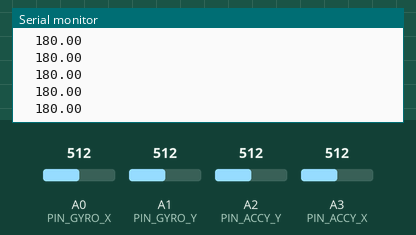
Bench run of a sketch on a simulated Arduino Mega 2560, built with avr-gcc and run on an emulated ATmega2560. Shown: the last lines printed to the serial monitor. The inputs (shaded band) are chosen by the test bench; at power-on: A1 (PIN_GYRO_Y) = 512, A3 (PIN_ACCY_X) = 512, A2 (PIN_ACCY_Y) = 512, A0 (PIN_GYRO_X) = 512.

Above: at 1.6 s.
1.7 s: A1 (PIN_GYRO_Y) set to 716
At 2.6 s:
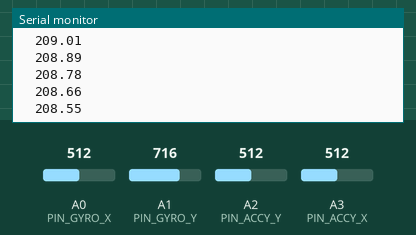
3.2 s: A3 (PIN_ACCY_X) set to 716
At 4.2 s:
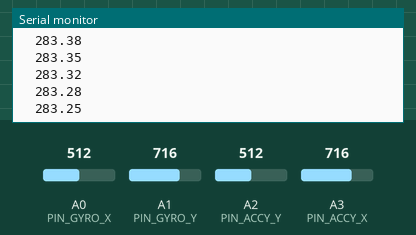
4.7 s: A2 (PIN_ACCY_Y) set to 716
At 5.6 s:
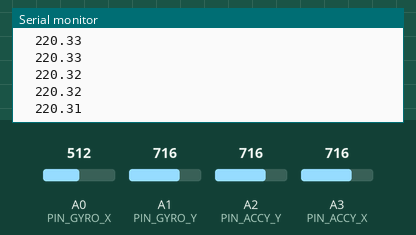
6.2 s: A1 (PIN_GYRO_Y) set to 992
At 7.2 s:
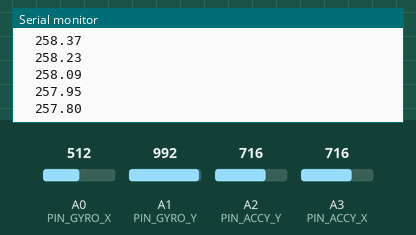
7.7 s: A2 (PIN_ACCY_Y) set to 992
Timing chart, 0 to 8.3 s (numbered marks = the images above; inputs shaded):
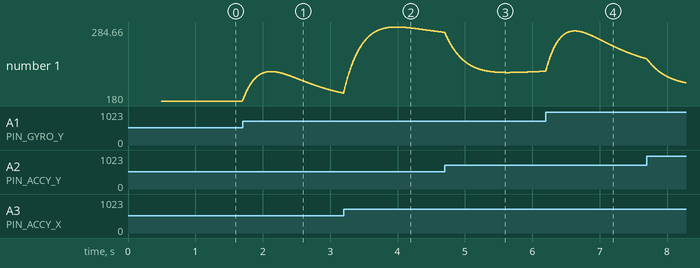

The sketch:

gyro_acceleration_sample.ino
```cpp
#include <Kalman.h> // Source: https://github.com/TKJElectronics/KalmanFilter

//ジャイロセンサーのPIN設定
static const int PIN_GYRO_X = A0;  // X AXIS ROTATION V of ENC-03R
static const int PIN_GYRO_Y = A1;  // Y AXIS ROTATION V of ENC-03R
//加速度センサーのPIN設定(x,yに注意)
static const int PIN_ACCY_X = A3;  // accelaration Y of KXR94-2050 (rotated left 90 degree on Breadboard)
static const int PIN_ACCY_Y = A2;  // accelaration X of KXR94-2050 (rotated left 90 degree on Breadboard)
//static const int PIN_ACCY_Z = A4;  // accelaration Z of KXR94-2050
static const int PIN_ACCY_Z = 34;  // accelaration Z of KXR94-2050

Kalman kalmanX; // Create the Kalman instances
Kalman kalmanY;

/* IMU Data */
//ジャイロセンサー
double gyroX, gyroY;
double gyroX_mean, gyroY_mean;  //平均値
double gyroXrate, gyroYrate;

//加速度センサー
int accX, accY, accZ;
double accX_mean, accY_mean, accZ_mean;  //平均値

//計算結果
double accXangle, accYangle; // Angle calculate using the accelerometer
double gyroXangle, gyroYangle; // Angle calculate using the gyro
double compAngleX, compAngleY; // Calculate the angle using a complementary filter
double kalAngleX, kalAngleY; // Calculate the angle using a Kalman filter

//時間
uint32_t bef_timer;
uint32_t now_timer;
double dt;

//accXangle,accYangleをセットする
void SetAccAngle() {
  accX = analogRead(PIN_ACCY_X) - accX_mean;
  accY = analogRead(PIN_ACCY_Y) - accY_mean;
  accZ = analogRead(PIN_ACCY_Z) - accZ_mean;
  // atan2 outputs the value of -π to π (radians) - see http://en.wikipedia.org/wiki/Atan2
  // We then convert it to 0 to 2π and then from radians to degrees
  accYangle = (atan2(accX, accZ) + PI) * RAD_TO_DEG;
  accXangle = (atan2(accY, accZ) + PI) * RAD_TO_DEG;
}

//gyroXangle,gyroYangleをセットする
void SetGyroAngle() {
  gyroX = analogRead(PIN_GYRO_X) - gyroX_mean;
  gyroY = analogRead(PIN_GYRO_Y) - gyroY_mean;

  gyroXrate = 1.3 * gyroX;
  gyroYrate = 1.3 * gyroY;
  gyroXangle += gyroXrate * dt; // Calculate gyro angle without any filter
  gyroYangle += gyroYrate * dt;
}

void setup() {
  Serial.begin(115200);
  //PIN設定
  pinMode(PIN_GYRO_X, INPUT);
  pinMode(PIN_GYRO_Y, INPUT);
  pinMode(PIN_ACCY_X, INPUT);
  pinMode(PIN_ACCY_Y, INPUT);
  pinMode(PIN_ACCY_Z, INPUT);

  //平均値を求める
  //センサーを水平に置いた時、加速度センサーのx,y軸方向は水平(0g)、z軸方向は垂直(1g)となっている。
  //z軸方向は平均を取ったとしても、+1gの値になってしまうので、x,y軸方向の平均から算出する。
  gyroX_mean = 0;
  gyroY_mean = 0;
  accX_mean = 0;
  accY_mean = 0;
  accZ_mean = 0;
  for (int i = 0; i < 1024; ++i) {
    gyroX_mean += analogRead(PIN_GYRO_X);
    gyroY_mean += analogRead(PIN_GYRO_Y);
    accX_mean +=  analogRead(PIN_ACCY_X);
    accY_mean +=  analogRead(PIN_ACCY_Y);
  }
  gyroX_mean /= 1024.;
  gyroY_mean /= 1024.;
  accX_mean /= 1024.;
  accY_mean /= 1024.;
  accZ_mean = (accX_mean + accY_mean) / 2;


  /* Set kalman and gyro starting angle */
  SetAccAngle();

  kalmanX.setAngle(accXangle); // Set starting angle
  kalmanY.setAngle(accYangle);
  gyroXangle = accXangle;
  gyroYangle = accYangle;
  compAngleX = accXangle;
  compAngleY = accYangle;

  bef_timer = micros();
}


void loop() {
  now_timer = micros();
  dt = (now_timer - bef_timer) / 1000000.;

  /* Update all the values */

  SetAccAngle();
  SetGyroAngle();

  // Calculate the angle using a Complimentary filter
  compAngleX = (0.93 * (compAngleX + (gyroXrate * dt))) + (0.07 * accXangle);
  compAngleY = (0.93 * (compAngleY + (gyroYrate * dt))) + (0.07 * accYangle);

  // Calculate the angle using a Kalman filter
  kalAngleX = kalmanX.getAngle(accXangle, gyroXrate, dt);
  kalAngleY = kalmanY.getAngle(accYangle, gyroYrate, dt);

  bef_timer = now_timer;


  /* Print Data */
#if false
  Serial.print("x(Y):");
  Serial.print(analogRead(PIN_ACCY_X));
  Serial.print("\t");
  Serial.print("y(X):");
  Serial.print(analogRead(PIN_ACCY_Y));
  Serial.print("\t");
  Serial.print("z(Z):");
  Serial.print(analogRead(PIN_ACCY_Z));
  Serial.print("\t");

  Serial.print("\t");
#endif

#if true
//  Serial.print(accXangle);
//  Serial.print("\t");
//  Serial.print(gyroXangle);
//  Serial.print("\t");
//  Serial.print(compAngleX);
//  Serial.print("\t");
//  Serial.print(kalAngleX);
//  Serial.print("\t");

  Serial.print("\t");

//  Serial.print(accYangle);
//  Serial.print("\t");
//  Serial.print(gyroYangle);
//  Serial.print("\t");
//  Serial.print(compAngleY);
//  Serial.print("\t");
  Serial.print(kalAngleY);
//  Serial.print("\t");

  //Serial.print(temp);Serial.print("\t");
#endif
  Serial.print("\r\n");
  delay(1);
}
```

Measured:
- after the input at 1.7 s, the serial monitor: prints a new line at once (image 1)
- plotted number 1: 180 → 191.15 after the input at 1.7 s
